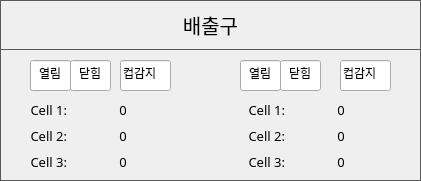
    <widget class="QFrame" name="FRAME_OUTLET">
     <property name="geometry">
      <rect>
       <x>430</x>
       <y>760</y>
       <width>421</width>
       <height>181</height>
      </rect>
     </property>
     <property name="styleSheet">
      <string notr="true">QFrame { 
   border: 1px solid #595959 
} 
QLabel {
	font: 10pt &quot;함초롬돋움&quot;;
}
QPushButton {
	border:1px solid #595959;
	font: 15pt &quot;함초롬돋움&quot;; 
}
QLineEdit {
	font: 10pt &quot;함초롬돋움&quot;;
}</string>
     </property>
     <property name="frameShape">
      <enum>QFrame::StyledPanel</enum>
     </property>
     <property name="frameShadow">
      <enum>QFrame::Raised</enum>
     </property>
     <widget class="QPushButton" name="BTN_DEV_INFO_OUTLET">
      <property name="geometry">
       <rect>
        <x>0</x>
        <y>0</y>
        <width>421</width>
        <height>50</height>
       </rect>
      </property>
      <property name="font">
       <font>
        <family>함초롬돋움</family>
        <pointsize>15</pointsize>
        <weight>50</weight>
        <italic>false</italic>
        <bold>false</bold>
       </font>
      </property>
      <property name="text">
       <string>배출구</string>
      </property>
     </widget>
     <widget class="QLineEdit" name="LE_OUTLET_M_1_DOOR_OPEN">
      <property name="geometry">
       <rect>
        <x>30</x>
        <y>60</y>
        <width>41</width>
        <height>31</height>
       </rect>
      </property>
      <property name="text">
       <string>열림</string>
      </property>
      <property name="alignment">
       <set>Qt::AlignCenter</set>
      </property>
      <property name="readOnly">
       <bool>true</bool>
      </property>
     </widget>
     <widget class="QLineEdit" name="LE_OUTLET_M_1_DOOR_CLOSE">
      <property name="geometry">
       <rect>
        <x>70</x>
        <y>60</y>
        <width>41</width>
        <height>31</height>
       </rect>
      </property>
      <property name="text">
       <string>닫힘</string>
      </property>
      <property name="alignment">
       <set>Qt::AlignCenter</set>
      </property>
      <property name="readOnly">
       <bool>true</bool>
      </property>
     </widget>
     <widget class="QLineEdit" name="LE_OUTLET_M_1_CUP_DETECT">
      <property name="geometry">
       <rect>
        <x>120</x>
        <y>60</y>
        <width>51</width>
        <height>31</height>
       </rect>
      </property>
      <property name="text">
       <string>컵감지</string>
      </property>
      <property name="readOnly">
       <bool>true</bool>
      </property>
     </widget>
     <widget class="QLineEdit" name="LE_OUTLET_M_2_DOOR_OPEN">
      <property name="geometry">
       <rect>
        <x>240</x>
        <y>60</y>
        <width>41</width>
        <height>31</height>
       </rect>
      </property>
      <property name="text">
       <string>열림</string>
      </property>
      <property name="alignment">
       <set>Qt::AlignCenter</set>
      </property>
      <property name="readOnly">
       <bool>true</bool>
      </property>
     </widget>
     <widget class="QLineEdit" name="LE_OUTLET_M_2_DOOR_CLOSE">
      <property name="geometry">
       <rect>
        <x>280</x>
        <y>60</y>
        <width>41</width>
        <height>31</height>
       </rect>
      </property>
      <property name="text">
       <string>닫힘</string>
      </property>
      <property name="alignment">
       <set>Qt::AlignCenter</set>
      </property>
      <property name="readOnly">
       <bool>true</bool>
      </property>
     </widget>
     <widget class="QLineEdit" name="LE_OUTLET_M_2_CUP_DETECT">
      <property name="geometry">
       <rect>
        <x>340</x>
        <y>60</y>
        <width>51</width>
        <height>31</height>
       </rect>
      </property>
      <property name="text">
       <string>컵감지</string>
      </property>
      <property name="readOnly">
       <bool>true</bool>
      </property>
     </widget>
     <widget class="QWidget" name="layoutWidget_7">
      <property name="geometry">
       <rect>
        <x>30</x>
        <y>100</y>
        <width>361</width>
        <height>71</height>
       </rect>
      </property>
      <layout class="QGridLayout" name="gridLayout_5">
       <item row="2" column="1">
        <widget class="QLabel" name="LB_OUTLET_M_1_CELL_3">
         <property name="minimumSize">
          <size>
           <width>100</width>
           <height>0</height>
          </size>
         </property>
         <property name="font">
          <font>
           <family>함초롬돋움</family>
           <pointsize>10</pointsize>
           <weight>50</weight>
           <italic>false</italic>
           <bold>false</bold>
          </font>
         </property>
         <property name="styleSheet">
          <string notr="true">QLabel{ 
   border: 0px solid
} </string>
         </property>
         <property name="text">
          <string>0</string>
         </property>
         <property name="alignment">
          <set>Qt::AlignCenter</set>
         </property>
        </widget>
       </item>
       <item row="1" column="0">
        <widget class="QLabel" name="label_22">
         <property name="font">
          <font>
           <family>함초롬돋움</family>
           <pointsize>10</pointsize>
           <weight>50</weight>
           <italic>false</italic>
           <bold>false</bold>
          </font>
         </property>
         <property name="styleSheet">
          <string notr="true">QLabel{ 
   border: 0px solid
} </string>
         </property>
         <property name="text">
          <string>Cell 2:</string>
         </property>
         <property name="alignment">
          <set>Qt::AlignRight|Qt::AlignTrailing|Qt::AlignVCenter</set>
         </property>
        </widget>
       </item>
       <item row="2" column="3">
        <widget class="QLabel" name="label_26">
         <property name="font">
          <font>
           <family>함초롬돋움</family>
           <pointsize>10</pointsize>
           <weight>50</weight>
           <italic>false</italic>
           <bold>false</bold>
          </font>
         </property>
         <property name="styleSheet">
          <string notr="true">QLabel{ 
   border: 0px solid
} </string>
         </property>
         <property name="text">
          <string>Cell 3:</string>
         </property>
         <property name="alignment">
          <set>Qt::AlignRight|Qt::AlignTrailing|Qt::AlignVCenter</set>
         </property>
        </widget>
       </item>
       <item row="0" column="1">
        <widget class="QLabel" name="LB_OUTLET_M_1_CELL_1">
         <property name="minimumSize">
          <size>
           <width>100</width>
           <height>0</height>
          </size>
         </property>
         <property name="font">
          <font>
           <family>함초롬돋움</family>
           <pointsize>10</pointsize>
           <weight>50</weight>
           <italic>false</italic>
           <bold>false</bold>
          </font>
         </property>
         <property name="styleSheet">
          <string notr="true">QLabel{ 
   border: 0px solid
} </string>
         </property>
         <property name="text">
          <string>0</string>
         </property>
         <property name="alignment">
          <set>Qt::AlignCenter</set>
         </property>
        </widget>
       </item>
       <item row="0" column="0">
        <widget class="QLabel" name="label_21">
         <property name="font">
          <font>
           <family>함초롬돋움</family>
           <pointsize>10</pointsize>
           <weight>50</weight>
           <italic>false</italic>
           <bold>false</bold>
          </font>
         </property>
         <property name="styleSheet">
          <string notr="true">QLabel{ 
   border: 0px solid
} </string>
         </property>
         <property name="text">
          <string>Cell 1:</string>
         </property>
         <property name="alignment">
          <set>Qt::AlignRight|Qt::AlignTrailing|Qt::AlignVCenter</set>
         </property>
        </widget>
       </item>
       <item row="0" column="4">
        <widget class="QLabel" name="LB_OUTLET_M_2_CELL_1">
         <property name="minimumSize">
          <size>
           <width>100</width>
           <height>0</height>
          </size>
         </property>
         <property name="font">
          <font>
           <family>함초롬돋움</family>
           <pointsize>10</pointsize>
           <weight>50</weight>
           <italic>false</italic>
           <bold>false</bold>
          </font>
         </property>
         <property name="styleSheet">
          <string notr="true">QLabel{ 
   border: 0px solid
} </string>
         </property>
         <property name="text">
          <string>0</string>
         </property>
         <property name="alignment">
          <set>Qt::AlignCenter</set>
         </property>
        </widget>
       </item>
       <item row="1" column="4">
        <widget class="QLabel" name="LB_OUTLET_M_2_CELL_2">
         <property name="minimumSize">
          <size>
           <width>100</width>
           <height>0</height>
          </size>
         </property>
         <property name="font">
          <font>
           <family>함초롬돋움</family>
           <pointsize>10</pointsize>
           <weight>50</weight>
           <italic>false</italic>
           <bold>false</bold>
          </font>
         </property>
         <property name="styleSheet">
          <string notr="true">QLabel{ 
   border: 0px solid
} </string>
         </property>
         <property name="text">
          <string>0</string>
         </property>
         <property name="alignment">
          <set>Qt::AlignCenter</set>
         </property>
        </widget>
       </item>
       <item row="2" column="4">
        <widget class="QLabel" name="LB_OUTLET_M_2_CELL_3">
         <property name="minimumSize">
          <size>
           <width>100</width>
           <height>0</height>
          </size>
         </property>
         <property name="font">
          <font>
           <family>함초롬돋움</family>
           <pointsize>10</pointsize>
           <weight>50</weight>
           <italic>false</italic>
           <bold>false</bold>
          </font>
         </property>
         <property name="styleSheet">
          <string notr="true">QLabel{ 
   border: 0px solid
} </string>
         </property>
         <property name="text">
          <string>0</string>
         </property>
         <property name="alignment">
          <set>Qt::AlignCenter</set>
         </property>
        </widget>
       </item>
       <item row="0" column="3">
        <widget class="QLabel" name="label_24">
         <property name="font">
          <font>
           <family>함초롬돋움</family>
           <pointsize>10</pointsize>
           <weight>50</weight>
           <italic>false</italic>
           <bold>false</bold>
          </font>
         </property>
         <property name="styleSheet">
          <string notr="true">QLabel{ 
   border: 0px solid
} </string>
         </property>
         <property name="text">
          <string>Cell 1:</string>
         </property>
         <property name="alignment">
          <set>Qt::AlignRight|Qt::AlignTrailing|Qt::AlignVCenter</set>
         </property>
        </widget>
       </item>
       <item row="1" column="1">
        <widget class="QLabel" name="LB_OUTLET_M_1_CELL_2">
         <property name="minimumSize">
          <size>
           <width>100</width>
           <height>0</height>
          </size>
         </property>
         <property name="font">
          <font>
           <family>함초롬돋움</family>
           <pointsize>10</pointsize>
           <weight>50</weight>
           <italic>false</italic>
           <bold>false</bold>
          </font>
         </property>
         <property name="styleSheet">
          <string notr="true">QLabel{ 
   border: 0px solid
} </string>
         </property>
         <property name="text">
          <string>0</string>
         </property>
         <property name="alignment">
          <set>Qt::AlignCenter</set>
         </property>
        </widget>
       </item>
       <item row="1" column="3">
        <widget class="QLabel" name="label_25">
         <property name="font">
          <font>
           <family>함초롬돋움</family>
           <pointsize>10</pointsize>
           <weight>50</weight>
           <italic>false</italic>
           <bold>false</bold>
          </font>
         </property>
         <property name="styleSheet">
          <string notr="true">QLabel{ 
   border: 0px solid
} </string>
         </property>
         <property name="text">
          <string>Cell 2:</string>
         </property>
         <property name="alignment">
          <set>Qt::AlignRight|Qt::AlignTrailing|Qt::AlignVCenter</set>
         </property>
        </widget>
       </item>
       <item row="2" column="0">
        <widget class="QLabel" name="label_23">
         <property name="font">
          <font>
           <family>함초롬돋움</family>
           <pointsize>10</pointsize>
           <weight>50</weight>
           <italic>false</italic>
           <bold>false</bold>
          </font>
         </property>
         <property name="styleSheet">
          <string notr="true">QLabel{ 
   border: 0px solid
} </string>
         </property>
         <property name="text">
          <string>Cell 3:</string>
         </property>
         <property name="alignment">
          <set>Qt::AlignRight|Qt::AlignTrailing|Qt::AlignVCenter</set>
         </property>
        </widget>
       </item>
       <item row="1" column="2">
        <spacer name="horizontalSpacer">
         <property name="orientation">
          <enum>Qt::Horizontal</enum>
         </property>
         <property name="sizeHint" stdset="0">
          <size>
           <width>40</width>
           <height>20</height>
          </size>
         </property>
        </spacer>
       </item>
      </layout>
     </widget>
    </widget>
